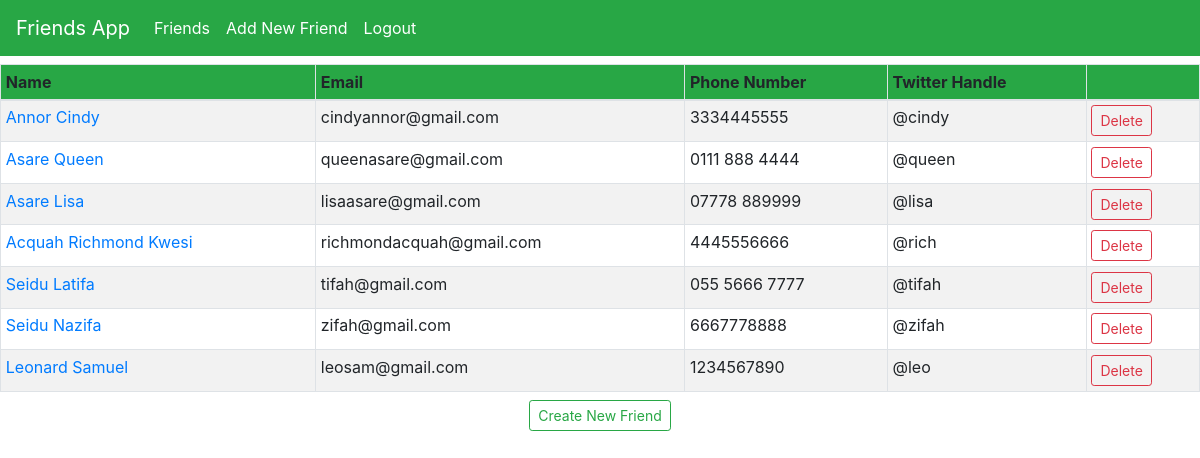
Screenshot of /friends/ (signed in) with the database file from the repository.
### friends/models.py (models this page shows, shortened)
class Friend(models.Model):
  first_name = models.CharField(max_length=500)
  last_name = models.CharField(max_length=500)
  email = models.CharField(max_length=200, unique=True, validators=[validators.EmailValidator()])
  phone = models.CharField(max_length=10, unique=True, validators=[validators.MaxLengthValidator(limit_value=10, message="Enter more than 10 values")])
  twitter_handle = models.CharField(max_length=100, unique=True)

### friends/views.py (the view)
# urls.py: path("", views.index, name="index"),
@login_required(login_url='login')
def index(request):
  friends = Friend.objects.all()
  context = {
    'friends': friends
  }
  return render(request, 'friends/index.html', context=context)

### friends/templates/friends/index.html
{% extends "header.html" %}
{%block content %}
  <table class="table table-striped table-bordered table-hover table-sm my-2">
    <thead class="bg-success">
      <tr>
        <th scope="col">Name</th>
        <th scope="col">Email</th>
        <th scope="col">Phone Number</th>
        <th scope="col">Twitter Handle</th>
        <th></th>
      </tr>
    </thead>
    <tbody>
      {% if friends %}
        {% for friend in friends %}
          <tr>
            <td><a href="{% url 'friends:show' friend.id %}">{{ friend.last_name }} {{ friend.first_name }}</a></td>
            <td>{{friend.email}}</td>
            <td>{{friend.phone}}</td>
            <td>{{friend.twitter_handle}}</td>
            <td>
              <a href="{% url 'friends:delete' friend.id %}" class = "btn btn-outline-danger btn-sm">Delete</a>
            </td>
          </tr>
        {% endfor %}
      {% else %}
        <p>No friends are available</p>
      {% endif %}
    </tbody>
  </table>
  <div class="d-flex justify-content-center">
    <a href="{% url 'friends:create' %}" class="btn btn-outline-success btn-sm">Create New Friend</a>
  </div>
{%endblock%}

### friends/templates/header.html (shortened to what this page needs)
{% extends "base.html" %}
{%block header%}
  <nav class="navbar navbar-expand-lg navbar-dark bg-success">
    <a class="navbar-brand" href="{% url 'friends:index' %}">Friends App</a>
    <div class="collapse navbar-collapse" id="navbarSupportedContent">
      <ul class="navbar-nav mr-auto d-flex justify-content-between">
        <div class="d-flex">
          <li class="nav-item active">
            <a href="{% url 'friends:index' %}" class="nav-link">Friends</a>
          </li>
          <li class="nav-item active">
            <a href="{% url 'friends:create' %}" class="nav-link">Add New Friend</a>
          </li>
        </div>
        <div>
          {% if user.is_authenticated %}
            <li class="nav-item active">
              <a href="{% url 'registration:logout' %}" class="nav-link">Logout</a>
            </li>
          {% else %}
            <li class="nav-item active">
              <a href="{% url 'registration:login' %}" class="nav-link">Login</a>
            </li>
          {% endif %}
        </div>
      </ul>
    </div>
  </nav>
  <div>
    {%block content%}{%endblock%}
  </div>
{%endblock%}

### friends/templates/base.html (shortened to what this page needs)
<!doctype html>
<html lang="en">
  <head>
    <link rel="stylesheet" href="https://cdn.jsdelivr.net/npm/bootstrap@4.1.3/dist/css/bootstrap.min.css">
  </head>
  <body>
    <div>
      {%block header%}{%endblock%}
    </div>
  </body>
</html>

### rows the page displays
Friend: last_name "Annor", first_name "Cindy", email "cindyannor@gmail.com", phone "3334445555", twitter_handle "@cindy"
Friend: last_name "Asare", first_name "Queen", email "queenasare@gmail.com", phone "0111 888 4444", twitter_handle "@queen"
Friend: last_name "Asare", first_name "Lisa", email "lisaasare@gmail.com", phone "07778 889999", twitter_handle "@lisa"
Friend: last_name "Acquah", first_name "Richmond Kwesi", email "richmondacquah@gmail.com", phone "4445556666", twitter_handle "@rich"
Friend: last_name "Seidu", first_name "Latifa", email "tifah@gmail.com", phone "055 5666 7777", twitter_handle "@tifah"
Friend: last_name "Seidu", first_name "Nazifa", email "zifah@gmail.com", phone "6667778888", twitter_handle "@zifah"
Friend: last_name "Leonard", first_name "Samuel", email "leosam@gmail.com", phone "1234567890", twitter_handle "@leo"
